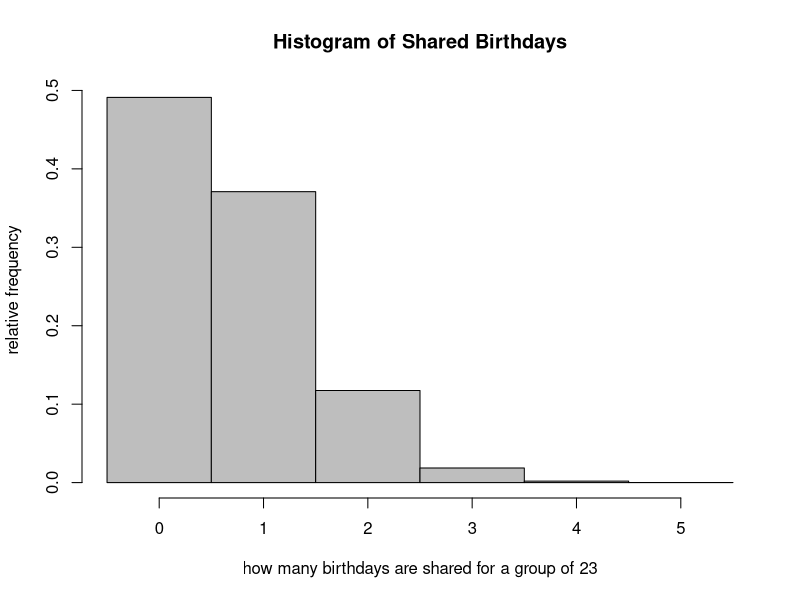
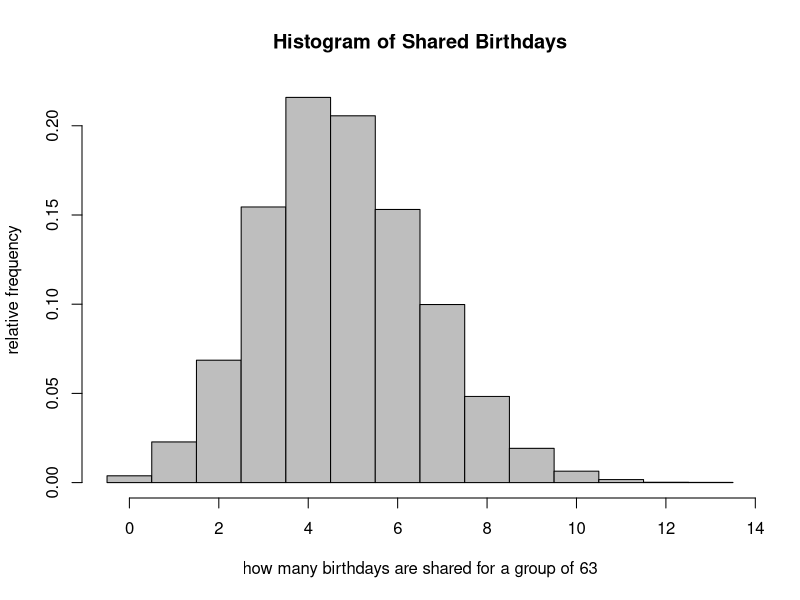
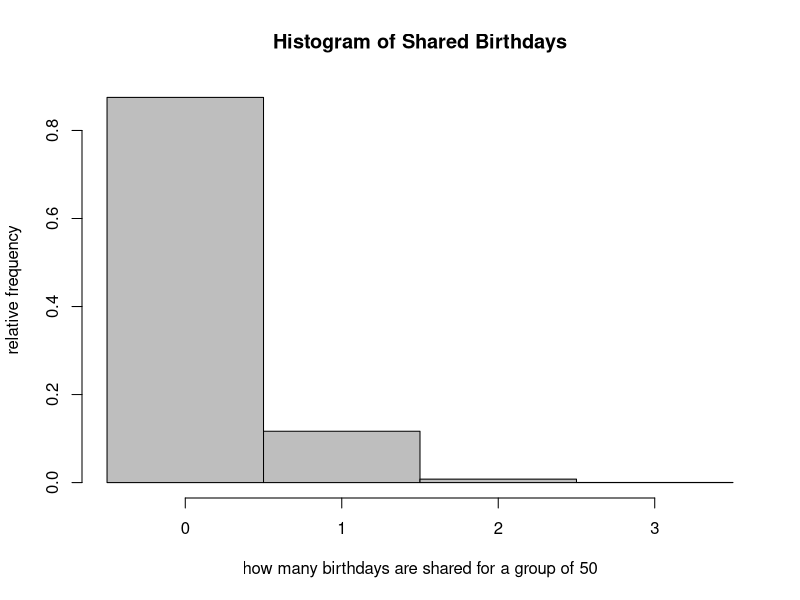

Recreate these plots in R, in order.
######################################
##                                  ##
##      GENERATE PROBABILITIES      ##
##     FOR THE BIRTHDAY PROBLEM     ##
##                                  ##
##            Joe Walsh             ##
##          July 10, 2014           ##
##       http://joestradam.us       ##
##                                  ##
######################################

# set seed
set.seed(1234)


## Create birthday function
birthday_problem <- function(n = 23,                      # size of the group
                             min_shared_birthdays = 1,    # minimum number of shared birthdays (default: at least one shared birthday)
                             min_people_sharing = 2,      # minimum number of people sharing the birthday (e.g. at least two people sharing a birthday)
                             n_trials = 10000){           # how many random samples to try

  # generate n_trials samples
  data <- sample(x=1:365, size=n*n_trials, replace=TRUE)

  # rows are trials, columns are persons.  Each row is a randomly generated
  # group of birthdays for n persons
  data_matrix <- matrix(data, ncol=n)

  # count how many birthdays are shared by at least two people in each row.
  # table() produces counts for each birthday in the row, and sum()
  # counts how many birthdays are shared by at least two people.
  matching_birthdays <- apply(X=data_matrix, 
                              MARGIN=1, 
                              FUN=function(x)  sum( table(x) >= min_people_sharing ))

  # plot relative histogram of birthday distribution
  hist(matching_birthdays,
     main = 'Histogram of Shared Birthdays',
     xlab = paste('how many birthdays are shared for a group of', n),
     ylab = 'relative frequency', 
     probability = TRUE,
     breaks = min(matching_birthdays) : (max(matching_birthdays) + 1) - .5,
     col = 'grey')

  # probability of x or more matching birthdays in a group of size n
  return( mean(matching_birthdays >= min_shared_birthdays) )

}


# standard birthday problem (probability of at least one shared birthday in
# a group of 23) estimated with 10,000 draws
birthday_problem()

# 2014 DSSG birthday problem (probability of at least three shared birthdays
# in a group of 63) estimated with 100,000 draws
birthday_problem(n=63, n_trials=10000, min_shared_birthdays=3, min_people_sharing=2)

# given a total group of 50 people, what is the probability of at least one 
# subgroup of three people sharing a birthday?
birthday_problem(n=50, n_trials=10000, min_shared_birthdays=1, min_people_sharing=3)
